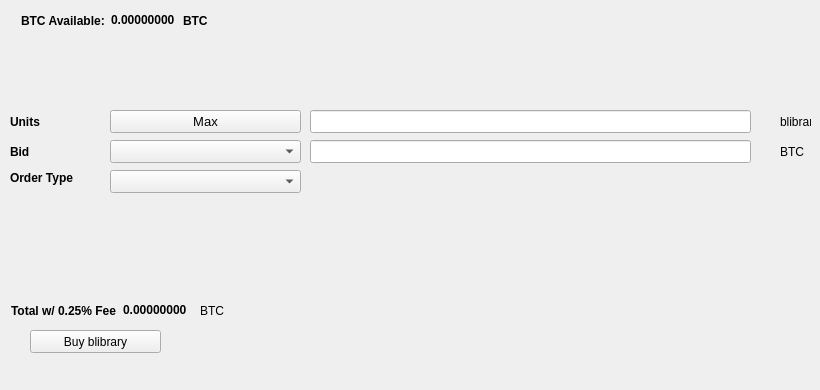
   <widget class="QWidget" name="BuyTab">
    <attribute name="title">
     <string>Buy</string>
    </attribute>
    <widget class="QPushButton" name="Buyblibrary">
     <property name="geometry">
      <rect>
       <x>30</x>
       <y>330</y>
       <width>131</width>
       <height>23</height>
      </rect>
     </property>
     <property name="text">
      <string>Buy blibrary</string>
     </property>
     <property name="icon">
      <iconset resource="../blibrary.qrc">
       <normaloff>:/icons/bitcoin</normaloff>:/icons/bitcoin</iconset>
     </property>
    </widget>
    <widget class="QLabel" name="label_3">
     <property name="geometry">
      <rect>
       <x>10</x>
       <y>110</y>
       <width>46</width>
       <height>23</height>
      </rect>
     </property>
     <property name="font">
      <font>
       <weight>75</weight>
       <bold>true</bold>
      </font>
     </property>
     <property name="text">
      <string>Units</string>
     </property>
    </widget>
    <widget class="QLineEdit" name="UnitsInput">
     <property name="geometry">
      <rect>
       <x>310</x>
       <y>110</y>
       <width>441</width>
       <height>23</height>
      </rect>
     </property>
     <property name="font">
      <font>
       <pointsize>9</pointsize>
       <weight>75</weight>
       <bold>true</bold>
      </font>
     </property>
    </widget>
    <widget class="QLineEdit" name="BuyBidPriceEdit">
     <property name="geometry">
      <rect>
       <x>310</x>
       <y>140</y>
       <width>441</width>
       <height>23</height>
      </rect>
     </property>
     <property name="font">
      <font>
       <pointsize>9</pointsize>
       <weight>75</weight>
       <bold>true</bold>
      </font>
     </property>
    </widget>
    <widget class="QLabel" name="label_4">
     <property name="geometry">
      <rect>
       <x>780</x>
       <y>110</y>
       <width>31</width>
       <height>23</height>
      </rect>
     </property>
     <property name="text">
      <string>blibrary</string>
     </property>
    </widget>
    <widget class="QLabel" name="label_5">
     <property name="geometry">
      <rect>
       <x>780</x>
       <y>140</y>
       <width>31</width>
       <height>23</height>
      </rect>
     </property>
     <property name="text">
      <string>BTC</string>
     </property>
    </widget>
    <widget class="QLabel" name="label_6">
     <property name="geometry">
      <rect>
       <x>10</x>
       <y>140</y>
       <width>46</width>
       <height>23</height>
      </rect>
     </property>
     <property name="font">
      <font>
       <weight>75</weight>
       <bold>true</bold>
      </font>
     </property>
     <property name="text">
      <string>Bid</string>
     </property>
    </widget>
    <widget class="QLabel" name="label_7">
     <property name="geometry">
      <rect>
       <x>10</x>
       <y>170</y>
       <width>91</width>
       <height>16</height>
      </rect>
     </property>
     <property name="font">
      <font>
       <weight>75</weight>
       <bold>true</bold>
      </font>
     </property>
     <property name="text">
      <string>Order Type</string>
     </property>
    </widget>
    <widget class="QPushButton" name="Buy_Max_Amount">
     <property name="geometry">
      <rect>
       <x>110</x>
       <y>110</y>
       <width>191</width>
       <height>23</height>
      </rect>
     </property>
     <property name="font">
      <font>
       <pointsize>10</pointsize>
      </font>
     </property>
     <property name="text">
      <string>Max</string>
     </property>
    </widget>
    <widget class="QComboBox" name="BuyBidcomboBox">
     <property name="geometry">
      <rect>
       <x>110</x>
       <y>140</y>
       <width>191</width>
       <height>23</height>
      </rect>
     </property>
     <property name="font">
      <font>
       <pointsize>10</pointsize>
      </font>
     </property>
    </widget>
    <widget class="QComboBox" name="buyOrdertypeCombo">
     <property name="geometry">
      <rect>
       <x>110</x>
       <y>170</y>
       <width>191</width>
       <height>23</height>
      </rect>
     </property>
     <property name="font">
      <font>
       <pointsize>10</pointsize>
      </font>
     </property>
    </widget>
    <widget class="QWidget" name="layoutWidget1">
     <property name="geometry">
      <rect>
       <x>21</x>
       <y>11</y>
       <width>227</width>
       <height>19</height>
      </rect>
     </property>
     <layout class="QHBoxLayout" name="horizontalLayout_3">
      <item>
       <widget class="QLabel" name="label232">
        <property name="font">
         <font>
          <weight>75</weight>
          <bold>true</bold>
         </font>
        </property>
        <property name="text">
         <string>BTC Available:</string>
        </property>
       </widget>
      </item>
      <item>
       <widget class="QLabel" name="BtcAvailableLbl">
        <property name="palette">
         <palette>
          <active>
           <colorrole role="WindowText">
            <brush brushstyle="SolidPattern">
             <color alpha="255">
              <red>0</red>
              <green>0</green>
              <blue>0</blue>
             </color>
            </brush>
           </colorrole>
           <colorrole role="Button">
            <brush brushstyle="SolidPattern">
             <color alpha="255">
              <red>0</red>
              <green>170</green>
              <blue>0</blue>
             </color>
            </brush>
           </colorrole>
           <colorrole role="Light">
            <brush brushstyle="SolidPattern">
             <color alpha="255">
              <red>0</red>
              <green>255</green>
              <blue>0</blue>
             </color>
            </brush>
           </colorrole>
           <colorrole role="Midlight">
            <brush brushstyle="SolidPattern">
             <color alpha="255">
              <red>0</red>
              <green>212</green>
              <blue>0</blue>
             </color>
            </brush>
           </colorrole>
           <colorrole role="Dark">
            <brush brushstyle="SolidPattern">
             <color alpha="255">
              <red>0</red>
              <green>85</green>
              <blue>0</blue>
             </color>
            </brush>
           </colorrole>
           <colorrole role="Mid">
            <brush brushstyle="SolidPattern">
             <color alpha="255">
              <red>0</red>
              <green>113</green>
              <blue>0</blue>
             </color>
            </brush>
           </colorrole>
           <colorrole role="Text">
            <brush brushstyle="SolidPattern">
             <color alpha="255">
              <red>0</red>
              <green>170</green>
              <blue>0</blue>
             </color>
            </brush>
           </colorrole>
           <colorrole role="BrightText">
            <brush brushstyle="SolidPattern">
             <color alpha="255">
              <red>255</red>
              <green>255</green>
              <blue>255</blue>
             </color>
            </brush>
           </colorrole>
           <colorrole role="ButtonText">
            <brush brushstyle="SolidPattern">
             <color alpha="255">
              <red>0</red>
              <green>0</green>
              <blue>0</blue>
             </color>
            </brush>
           </colorrole>
           <colorrole role="Base">
            <brush brushstyle="SolidPattern">
             <color alpha="255">
              <red>255</red>
              <green>255</green>
              <blue>255</blue>
             </color>
            </brush>
           </colorrole>
           <colorrole role="Window">
            <brush brushstyle="SolidPattern">
             <color alpha="255">
              <red>0</red>
              <green>170</green>
              <blue>0</blue>
             </color>
            </brush>
           </colorrole>
           <colorrole role="Shadow">
            <brush brushstyle="SolidPattern">
             <color alpha="255">
              <red>0</red>
              <green>0</green>
              <blue>0</blue>
             </color>
            </brush>
           </colorrole>
           <colorrole role="AlternateBase">
            <brush brushstyle="SolidPattern">
             <color alpha="255">
              <red>127</red>
              <green>212</green>
              <blue>127</blue>
             </color>
            </brush>
           </colorrole>
           <colorrole role="ToolTipBase">
            <brush brushstyle="SolidPattern">
             <color alpha="255">
              <red>255</red>
              <green>255</green>
              <blue>220</blue>
             </color>
            </brush>
           </colorrole>
           <colorrole role="ToolTipText">
            <brush brushstyle="SolidPattern">
             <color alpha="255">
              <red>0</red>
              <green>0</green>
              <blue>0</blue>
             </color>
            </brush>
           </colorrole>
          </active>
          <inactive>
           <colorrole role="WindowText">
            <brush brushstyle="SolidPattern">
             <color alpha="255">
              <red>0</red>
              <green>0</green>
              <blue>0</blue>
             </color>
            </brush>
           </colorrole>
           <colorrole role="Button">
            <brush brushstyle="SolidPattern">
             <color alpha="255">
              <red>0</red>
              <green>170</green>
              <blue>0</blue>
             </color>
            </brush>
           </colorrole>
           <colorrole role="Light">
            <brush brushstyle="SolidPattern">
             <color alpha="255">
              <red>0</red>
              <green>255</green>
              <blue>0</blue>
             </color>
            </brush>
           </colorrole>
           <colorrole role="Midlight">
            <brush brushstyle="SolidPattern">
             <color alpha="255">
              <red>0</red>
              <green>212</green>
              <blue>0</blue>
             </color>
            </brush>
           </colorrole>
           <colorrole role="Dark">
            <brush brushstyle="SolidPattern">
             <color alpha="255">
              <red>0</red>
              <green>85</green>
              <blue>0</blue>
             </color>
            </brush>
           </colorrole>
           <colorrole role="Mid">
            <brush brushstyle="SolidPattern">
             <color alpha="255">
              <red>0</red>
              <green>113</green>
              <blue>0</blue>
             </color>
            </brush>
           </colorrole>
           <colorrole role="Text">
            <brush brushstyle="SolidPattern">
             <color alpha="255">
              <red>0</red>
              <green>170</green>
              <blue>0</blue>
             </color>
            </brush>
           </colorrole>
           <colorrole role="BrightText">
            <brush brushstyle="SolidPattern">
             <color alpha="255">
              <red>255</red>
              <green>255</green>
              <blue>255</blue>
             </color>
            </brush>
           </colorrole>
           <colorrole role="ButtonText">
            <brush brushstyle="SolidPattern">
             <color alpha="255">
              <red>0</red>
              <green>0</green>
              <blue>0</blue>
             </color>
            </brush>
           </colorrole>
           <colorrole role="Base">
            <brush brushstyle="SolidPattern">
             <color alpha="255">
              <red>255</red>
              <green>255</green>
              <blue>255</blue>
             </color>
            </brush>
           </colorrole>
           <colorrole role="Window">
            <brush brushstyle="SolidPattern">
             <color alpha="255">
              <red>0</red>
              <green>170</green>
              <blue>0</blue>
             </color>
            </brush>
           </colorrole>
           <colorrole role="Shadow">
            <brush brushstyle="SolidPattern">
             <color alpha="255">
              <red>0</red>
              <green>0</green>
              <blue>0</blue>
             </color>
            </brush>
           </colorrole>
           <colorrole role="AlternateBase">
            <brush brushstyle="SolidPattern">
             <color alpha="255">
              <red>127</red>
              <green>212</green>
              <blue>127</blue>
             </color>
            </brush>
           </colorrole>
           <colorrole role="ToolTipBase">
            <brush brushstyle="SolidPattern">
             <color alpha="255">
              <red>255</red>
              <green>255</green>
              <blue>220</blue>
             </color>
            </brush>
           </colorrole>
           <colorrole role="ToolTipText">
            <brush brushstyle="SolidPattern">
             <color alpha="255">
              <red>0</red>
              <green>0</green>
              <blue>0</blue>
             </color>
            </brush>
           </colorrole>
          </inactive>
          <disabled>
           <colorrole role="WindowText">
            <brush brushstyle="SolidPattern">
             <color alpha="255">
              <red>0</red>
              <green>85</green>
              <blue>0</blue>
             </color>
            </brush>
           </colorrole>
           <colorrole role="Button">
            <brush brushstyle="SolidPattern">
             <color alpha="255">
              <red>0</red>
              <green>170</green>
              <blue>0</blue>
             </color>
            </brush>
           </colorrole>
           <colorrole role="Light">
            <brush brushstyle="SolidPattern">
             <color alpha="255">
              <red>0</red>
              <green>255</green>
              <blue>0</blue>
             </color>
            </brush>
           </colorrole>
           <colorrole role="Midlight">
            <brush brushstyle="SolidPattern">
             <color alpha="255">
              <red>0</red>
              <green>212</green>
              <blue>0</blue>
             </color>
            </brush>
           </colorrole>
           <colorrole role="Dark">
            <brush brushstyle="SolidPattern">
             <color alpha="255">
              <red>0</red>
              <green>85</green>
              <blue>0</blue>
             </color>
            </brush>
           </colorrole>
           <colorrole role="Mid">
            <brush brushstyle="SolidPattern">
             <color alpha="255">
              <red>0</red>
              <green>113</green>
              <blue>0</blue>
             </color>
            </brush>
           </colorrole>
           <colorrole role="Text">
            <brush brushstyle="SolidPattern">
             <color alpha="255">
              <red>0</red>
              <green>85</green>
              <blue>0</blue>
             </color>
            </brush>
           </colorrole>
           <colorrole role="BrightText">
            <brush brushstyle="SolidPattern">
             <color alpha="255">
              <red>255</red>
              <green>255</green>
              <blue>255</blue>
             </color>
            </brush>
           </colorrole>
           <colorrole role="ButtonText">
            <brush brushstyle="SolidPattern">
             <color alpha="255">
              <red>0</red>
              <green>85</green>
              <blue>0</blue>
             </color>
            </brush>
           </colorrole>
           <colorrole role="Base">
            <brush brushstyle="SolidPattern">
             <color alpha="255">
              <red>0</red>
              <green>170</green>
              <blue>0</blue>
             </color>
            </brush>
           </colorrole>
           <colorrole role="Window">
            <brush brushstyle="SolidPattern">
             <color alpha="255">
              <red>0</red>
              <green>170</green>
              <blue>0</blue>
             </color>
            </brush>
           </colorrole>
           <colorrole role="Shadow">
            <brush brushstyle="SolidPattern">
             <color alpha="255">
              <red>0</red>
              <green>0</green>
              <blue>0</blue>
             </color>
            </brush>
           </colorrole>
           <colorrole role="AlternateBase">
            <brush brushstyle="SolidPattern">
             <color alpha="255">
              <red>0</red>
              <green>170</green>
              <blue>0</blue>
             </color>
            </brush>
           </colorrole>
           <colorrole role="ToolTipBase">
            <brush brushstyle="SolidPattern">
             <color alpha="255">
              <red>255</red>
              <green>255</green>
              <blue>220</blue>
             </color>
            </brush>
           </colorrole>
           <colorrole role="ToolTipText">
            <brush brushstyle="SolidPattern">
             <color alpha="255">
              <red>0</red>
              <green>0</green>
              <blue>0</blue>
             </color>
            </brush>
           </colorrole>
          </disabled>
         </palette>
        </property>
        <property name="font">
         <font>
          <weight>75</weight>
          <bold>true</bold>
         </font>
        </property>
        <property name="text">
         <string>0.00000000</string>
        </property>
        <property name="textInteractionFlags">
         <set>Qt::LinksAccessibleByMouse|Qt::TextSelectableByKeyboard|Qt::TextSelectableByMouse</set>
        </property>
       </widget>
      </item>
      <item>
       <widget class="QLabel" name="BtcAvailableLbl_2">
        <property name="font">
         <font>
          <weight>75</weight>
          <bold>true</bold>
         </font>
        </property>
        <property name="text">
         <string>BTC</string>
        </property>
       </widget>
      </item>
     </layout>
    </widget>
    <widget class="QWidget" name="layoutWidge2">
     <property name="geometry">
      <rect>
       <x>11</x>
       <y>301</y>
       <width>259</width>
       <height>19</height>
      </rect>
     </property>
     <layout class="QHBoxLayout" name="horizontalLayout_4">
      <item>
       <widget class="QLabel" name="label_9">
        <property name="font">
         <font>
          <weight>75</weight>
          <bold>true</bold>
         </font>
        </property>
        <property name="text">
         <string>Total w/ 0.25% Fee</string>
        </property>
       </widget>
      </item>
      <item>
       <widget class="QLabel" name="BuyCostLabel">
        <property name="palette">
         <palette>
          <active>
           <colorrole role="WindowText">
            <brush brushstyle="SolidPattern">
             <color alpha="255">
              <red>0</red>
              <green>0</green>
              <blue>0</blue>
             </color>
            </brush>
           </colorrole>
           <colorrole role="Button">
            <brush brushstyle="SolidPattern">
             <color alpha="255">
              <red>0</red>
              <green>170</green>
              <blue>0</blue>
             </color>
            </brush>
           </colorrole>
           <colorrole role="Light">
            <brush brushstyle="SolidPattern">
             <color alpha="255">
              <red>0</red>
              <green>255</green>
              <blue>0</blue>
             </color>
            </brush>
           </colorrole>
           <colorrole role="Midlight">
            <brush brushstyle="SolidPattern">
             <color alpha="255">
              <red>0</red>
              <green>212</green>
              <blue>0</blue>
             </color>
            </brush>
           </colorrole>
           <colorrole role="Dark">
            <brush brushstyle="SolidPattern">
             <color alpha="255">
              <red>0</red>
              <green>85</green>
              <blue>0</blue>
             </color>
            </brush>
           </colorrole>
           <colorrole role="Mid">
            <brush brushstyle="SolidPattern">
             <color alpha="255">
              <red>0</red>
              <green>113</green>
              <blue>0</blue>
             </color>
            </brush>
           </colorrole>
           <colorrole role="Text">
            <brush brushstyle="SolidPattern">
             <color alpha="255">
              <red>0</red>
              <green>170</green>
              <blue>0</blue>
             </color>
            </brush>
           </colorrole>
           <colorrole role="BrightText">
            <brush brushstyle="SolidPattern">
             <color alpha="255">
              <red>255</red>
              <green>255</green>
              <blue>255</blue>
             </color>
            </brush>
           </colorrole>
           <colorrole role="ButtonText">
            <brush brushstyle="SolidPattern">
             <color alpha="255">
              <red>0</red>
              <green>0</green>
              <blue>0</blue>
             </color>
            </brush>
           </colorrole>
           <colorrole role="Base">
            <brush brushstyle="SolidPattern">
             <color alpha="255">
              <red>255</red>
              <green>255</green>
              <blue>255</blue>
             </color>
            </brush>
           </colorrole>
           <colorrole role="Window">
            <brush brushstyle="SolidPattern">
             <color alpha="255">
              <red>0</red>
              <green>170</green>
              <blue>0</blue>
             </color>
            </brush>
           </colorrole>
           <colorrole role="Shadow">
            <brush brushstyle="SolidPattern">
             <color alpha="255">
              <red>0</red>
              <green>0</green>
              <blue>0</blue>
             </color>
            </brush>
           </colorrole>
           <colorrole role="AlternateBase">
            <brush brushstyle="SolidPattern">
             <color alpha="255">
              <red>127</red>
              <green>212</green>
              <blue>127</blue>
             </color>
            </brush>
           </colorrole>
           <colorrole role="ToolTipBase">
            <brush brushstyle="SolidPattern">
             <color alpha="255">
              <red>255</red>
              <green>255</green>
              <blue>220</blue>
             </color>
            </brush>
           </colorrole>
           <colorrole role="ToolTipText">
            <brush brushstyle="SolidPattern">
             <color alpha="255">
              <red>0</red>
              <green>0</green>
              <blue>0</blue>
             </color>
            </brush>
           </colorrole>
          </active>
          <inactive>
           <colorrole role="WindowText">
            <brush brushstyle="SolidPattern">
             <color alpha="255">
              <red>0</red>
              <green>0</green>
              <blue>0</blue>
             </color>
            </brush>
           </colorrole>
           <colorrole role="Button">
            <brush brushstyle="SolidPattern">
             <color alpha="255">
              <red>0</red>
              <green>170</green>
              <blue>0</blue>
             </color>
            </brush>
           </colorrole>
           <colorrole role="Light">
            <brush brushstyle="SolidPattern">
             <color alpha="255">
              <red>0</red>
              <green>255</green>
              <blue>0</blue>
             </color>
            </brush>
           </colorrole>
           <colorrole role="Midlight">
            <brush brushstyle="SolidPattern">
             <color alpha="255">
              <red>0</red>
              <green>212</green>
              <blue>0</blue>
             </color>
            </brush>
           </colorrole>
           <colorrole role="Dark">
            <brush brushstyle="SolidPattern">
             <color alpha="255">
              <red>0</red>
              <green>85</green>
              <blue>0</blue>
             </color>
            </brush>
           </colorrole>
           <colorrole role="Mid">
            <brush brushstyle="SolidPattern">
             <color alpha="255">
              <red>0</red>
              <green>113</green>
              <blue>0</blue>
             </color>
            </brush>
           </colorrole>
           <colorrole role="Text">
            <brush brushstyle="SolidPattern">
             <color alpha="255">
              <red>0</red>
              <green>170</green>
              <blue>0</blue>
             </color>
            </brush>
           </colorrole>
           <colorrole role="BrightText">
            <brush brushstyle="SolidPattern">
             <color alpha="255">
              <red>255</red>
              <green>255</green>
              <blue>255</blue>
             </color>
            </brush>
           </colorrole>
           <colorrole role="ButtonText">
            <brush brushstyle="SolidPattern">
             <color alpha="255">
              <red>0</red>
              <green>0</green>
              <blue>0</blue>
             </color>
            </brush>
           </colorrole>
           <colorrole role="Base">
            <brush brushstyle="SolidPattern">
             <color alpha="255">
              <red>255</red>
              <green>255</green>
              <blue>255</blue>
             </color>
            </brush>
           </colorrole>
           <colorrole role="Window">
            <brush brushstyle="SolidPattern">
             <color alpha="255">
              <red>0</red>
              <green>170</green>
              <blue>0</blue>
             </color>
            </brush>
           </colorrole>
           <colorrole role="Shadow">
            <brush brushstyle="SolidPattern">
             <color alpha="255">
              <red>0</red>
              <green>0</green>
              <blue>0</blue>
             </color>
            </brush>
           </colorrole>
           <colorrole role="AlternateBase">
            <brush brushstyle="SolidPattern">
             <color alpha="255">
              <red>127</red>
              <green>212</green>
              <blue>127</blue>
             </color>
            </brush>
           </colorrole>
           <colorrole role="ToolTipBase">
            <brush brushstyle="SolidPattern">
             <color alpha="255">
              <red>255</red>
              <green>255</green>
              <blue>220</blue>
             </color>
            </brush>
           </colorrole>
           <colorrole role="ToolTipText">
            <brush brushstyle="SolidPattern">
             <color alpha="255">
              <red>0</red>
              <green>0</green>
              <blue>0</blue>
             </color>
            </brush>
           </colorrole>
          </inactive>
          <disabled>
           <colorrole role="WindowText">
            <brush brushstyle="SolidPattern">
             <color alpha="255">
              <red>0</red>
              <green>85</green>
              <blue>0</blue>
             </color>
            </brush>
           </colorrole>
           <colorrole role="Button">
            <brush brushstyle="SolidPattern">
             <color alpha="255">
              <red>0</red>
              <green>170</green>
              <blue>0</blue>
             </color>
            </brush>
           </colorrole>
           <colorrole role="Light">
            <brush brushstyle="SolidPattern">
             <color alpha="255">
              <red>0</red>
              <green>255</green>
              <blue>0</blue>
             </color>
            </brush>
           </colorrole>
           <colorrole role="Midlight">
            <brush brushstyle="SolidPattern">
             <color alpha="255">
              <red>0</red>
              <green>212</green>
              <blue>0</blue>
             </color>
            </brush>
           </colorrole>
           <colorrole role="Dark">
            <brush brushstyle="SolidPattern">
             <color alpha="255">
              <red>0</red>
              <green>85</green>
              <blue>0</blue>
             </color>
            </brush>
           </colorrole>
           <colorrole role="Mid">
            <brush brushstyle="SolidPattern">
             <color alpha="255">
              <red>0</red>
              <green>113</green>
              <blue>0</blue>
             </color>
            </brush>
           </colorrole>
           <colorrole role="Text">
            <brush brushstyle="SolidPattern">
             <color alpha="255">
              <red>0</red>
              <green>85</green>
              <blue>0</blue>
             </color>
            </brush>
           </colorrole>
           <colorrole role="BrightText">
            <brush brushstyle="SolidPattern">
             <color alpha="255">
              <red>255</red>
              <green>255</green>
              <blue>255</blue>
             </color>
            </brush>
           </colorrole>
           <colorrole role="ButtonText">
            <brush brushstyle="SolidPattern">
             <color alpha="255">
              <red>0</red>
              <green>85</green>
              <blue>0</blue>
             </color>
            </brush>
           </colorrole>
           <colorrole role="Base">
            <brush brushstyle="SolidPattern">
             <color alpha="255">
              <red>0</red>
              <green>170</green>
              <blue>0</blue>
             </color>
            </brush>
           </colorrole>
           <colorrole role="Window">
            <brush brushstyle="SolidPattern">
             <color alpha="255">
              <red>0</red>
              <green>170</green>
              <blue>0</blue>
             </color>
            </brush>
           </colorrole>
           <colorrole role="Shadow">
            <brush brushstyle="SolidPattern">
             <color alpha="255">
              <red>0</red>
              <green>0</green>
              <blue>0</blue>
             </color>
            </brush>
           </colorrole>
           <colorrole role="AlternateBase">
            <brush brushstyle="SolidPattern">
             <color alpha="255">
              <red>0</red>
              <green>170</green>
              <blue>0</blue>
             </color>
            </brush>
           </colorrole>
           <colorrole role="ToolTipBase">
            <brush brushstyle="SolidPattern">
             <color alpha="255">
              <red>255</red>
              <green>255</green>
              <blue>220</blue>
             </color>
            </brush>
           </colorrole>
           <colorrole role="ToolTipText">
            <brush brushstyle="SolidPattern">
             <color alpha="255">
              <red>0</red>
              <green>0</green>
              <blue>0</blue>
             </color>
            </brush>
           </colorrole>
          </disabled>
         </palette>
        </property>
        <property name="font">
         <font>
          <weight>75</weight>
          <bold>true</bold>
         </font>
        </property>
        <property name="autoFillBackground">
         <bool>false</bool>
        </property>
        <property name="text">
         <string>0.00000000</string>
        </property>
        <property name="textInteractionFlags">
         <set>Qt::LinksAccessibleByMouse|Qt::TextSelectableByMouse</set>
        </property>
       </widget>
      </item>
      <item>
       <widget class="QLabel" name="label_10">
        <property name="font">
         <font>
          <weight>50</weight>
          <bold>false</bold>
         </font>
        </property>
        <property name="text">
         <string>BTC</string>
        </property>
       </widget>
      </item>
     </layout>
    </widget>
    <widget class="QLabel" name="label_24">
     <property name="geometry">
      <rect>
       <x>460</x>
       <y>300</y>
       <width>281</width>
       <height>81</height>
      </rect>
     </property>
     <property name="text">
      <string/>
     </property>
     <property name="pixmap">
      <pixmap>:/images/bittrex</pixmap>
     </property>
    </widget>
   </widget>
